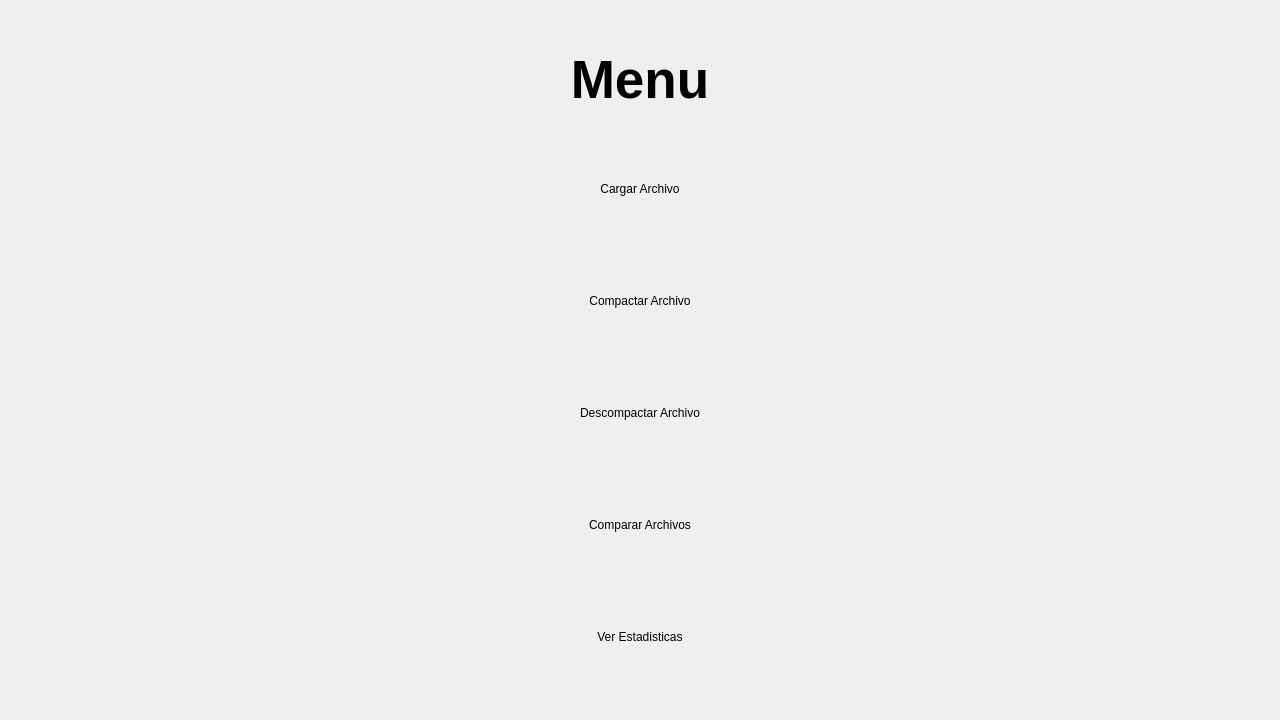
<?xml version="1.0" encoding="UTF-8"?>
<ui version="4.0">
 <class>Inicio</class>
 <widget class="QWidget" name="Inicio">
  <property name="geometry">
   <rect>
    <x>0</x>
    <y>0</y>
    <width>1280</width>
    <height>720</height>
   </rect>
  </property>
  <property name="windowTitle">
   <string>Form</string>
  </property>
  <layout class="QGridLayout" name="gridLayout">
   <item row="0" column="0">
    <widget class="QLabel" name="menuLabel">
     <property name="maximumSize">
      <size>
       <width>400</width>
       <height>65</height>
      </size>
     </property>
     <property name="font">
      <font>
       <pointsize>40</pointsize>
       <bold>true</bold>
       <hintingpreference>PreferNoHinting</hintingpreference>
      </font>
     </property>
     <property name="text">
      <string>Menu</string>
     </property>
     <property name="alignment">
      <set>Qt::AlignmentFlag::AlignCenter</set>
     </property>
    </widget>
   </item>
   <item row="2" column="0">
    <widget class="QPushButton" name="compactFile_btn">
     <property name="maximumSize">
      <size>
       <width>1100</width>
       <height>70</height>
      </size>
     </property>
     <property name="text">
      <string>Compactar Archivo</string>
     </property>
     <property name="default">
      <bool>false</bool>
     </property>
     <property name="flat">
      <bool>true</bool>
     </property>
    </widget>
   </item>
   <item row="4" column="0">
    <widget class="QPushButton" name="showFiles_btn">
     <property name="maximumSize">
      <size>
       <width>1100</width>
       <height>70</height>
      </size>
     </property>
     <property name="text">
      <string>Comparar Archivos</string>
     </property>
     <property name="flat">
      <bool>true</bool>
     </property>
    </widget>
   </item>
   <item row="5" column="0">
    <widget class="QPushButton" name="estadisticas_btn">
     <property name="maximumSize">
      <size>
       <width>1100</width>
       <height>70</height>
      </size>
     </property>
     <property name="text">
      <string>Ver Estadisticas</string>
     </property>
     <property name="autoDefault">
      <bool>true</bool>
     </property>
     <property name="flat">
      <bool>true</bool>
     </property>
    </widget>
   </item>
   <item row="3" column="0">
    <widget class="QPushButton" name="decompactFile_btn">
     <property name="maximumSize">
      <size>
       <width>1100</width>
       <height>70</height>
      </size>
     </property>
     <property name="text">
      <string>Descompactar Archivo</string>
     </property>
     <property name="default">
      <bool>false</bool>
     </property>
     <property name="flat">
      <bool>true</bool>
     </property>
    </widget>
   </item>
   <item row="1" column="0">
    <widget class="QPushButton" name="loadFile_btn">
     <property name="sizePolicy">
      <sizepolicy hsizetype="Minimum" vsizetype="Fixed">
       <horstretch>0</horstretch>
       <verstretch>0</verstretch>
      </sizepolicy>
     </property>
     <property name="maximumSize">
      <size>
       <width>1000</width>
       <height>70</height>
      </size>
     </property>
     <property name="sizeIncrement">
      <size>
       <width>0</width>
       <height>0</height>
      </size>
     </property>
     <property name="baseSize">
      <size>
       <width>0</width>
       <height>0</height>
      </size>
     </property>
     <property name="autoFillBackground">
      <bool>false</bool>
     </property>
     <property name="text">
      <string>Cargar Archivo</string>
     </property>
     <property name="autoDefault">
      <bool>false</bool>
     </property>
     <property name="default">
      <bool>false</bool>
     </property>
     <property name="flat">
      <bool>true</bool>
     </property>
    </widget>
   </item>
  </layout>
 </widget>
 <resources/>
 <connections/>
</ui>
